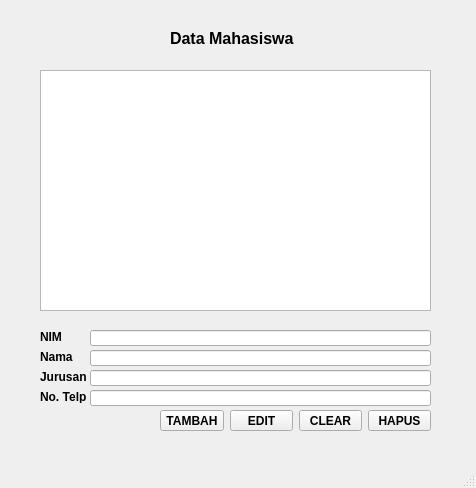
<?xml version="1.0" encoding="UTF-8"?>
<ui version="4.0">
 <class>MainWindow</class>
 <widget class="QMainWindow" name="MainWindow">
  <property name="geometry">
   <rect>
    <x>0</x>
    <y>0</y>
    <width>476</width>
    <height>488</height>
   </rect>
  </property>
  <property name="windowTitle">
   <string>MainWindow</string>
  </property>
  <widget class="QWidget" name="centralwidget">
   <widget class="QLabel" name="dataMhsLb">
    <property name="geometry">
     <rect>
      <x>170</x>
      <y>30</y>
      <width>141</width>
      <height>16</height>
     </rect>
    </property>
    <property name="font">
     <font>
      <pointsize>12</pointsize>
      <weight>75</weight>
      <bold>true</bold>
     </font>
    </property>
    <property name="text">
     <string>Data Mahasiswa</string>
    </property>
   </widget>
   <widget class="QLabel" name="nimLb">
    <property name="geometry">
     <rect>
      <x>40</x>
      <y>330</y>
      <width>47</width>
      <height>13</height>
     </rect>
    </property>
    <property name="font">
     <font>
      <weight>75</weight>
      <bold>true</bold>
     </font>
    </property>
    <property name="text">
     <string>NIM</string>
    </property>
   </widget>
   <widget class="QLabel" name="namaLb">
    <property name="geometry">
     <rect>
      <x>40</x>
      <y>350</y>
      <width>47</width>
      <height>13</height>
     </rect>
    </property>
    <property name="font">
     <font>
      <weight>75</weight>
      <bold>true</bold>
     </font>
    </property>
    <property name="text">
     <string>Nama</string>
    </property>
   </widget>
   <widget class="QLabel" name="jurusanLb">
    <property name="geometry">
     <rect>
      <x>40</x>
      <y>370</y>
      <width>47</width>
      <height>13</height>
     </rect>
    </property>
    <property name="font">
     <font>
      <weight>75</weight>
      <bold>true</bold>
     </font>
    </property>
    <property name="text">
     <string>Jurusan</string>
    </property>
   </widget>
   <widget class="QLabel" name="telpLb">
    <property name="geometry">
     <rect>
      <x>40</x>
      <y>390</y>
      <width>47</width>
      <height>13</height>
     </rect>
    </property>
    <property name="font">
     <font>
      <weight>75</weight>
      <bold>true</bold>
     </font>
    </property>
    <property name="text">
     <string>No. Telp</string>
    </property>
   </widget>
   <widget class="QLineEdit" name="lineEditNim">
    <property name="geometry">
     <rect>
      <x>90</x>
      <y>330</y>
      <width>341</width>
      <height>16</height>
     </rect>
    </property>
   </widget>
   <widget class="QLineEdit" name="lineEditNama">
    <property name="geometry">
     <rect>
      <x>90</x>
      <y>350</y>
      <width>341</width>
      <height>16</height>
     </rect>
    </property>
   </widget>
   <widget class="QLineEdit" name="lineEditJrsn">
    <property name="geometry">
     <rect>
      <x>90</x>
      <y>370</y>
      <width>341</width>
      <height>16</height>
     </rect>
    </property>
   </widget>
   <widget class="QLineEdit" name="lineEdit_5">
    <property name="geometry">
     <rect>
      <x>90</x>
      <y>390</y>
      <width>341</width>
      <height>16</height>
     </rect>
    </property>
   </widget>
   <widget class="QTextEdit" name="textEdit">
    <property name="geometry">
     <rect>
      <x>40</x>
      <y>70</y>
      <width>391</width>
      <height>241</height>
     </rect>
    </property>
   </widget>
   <widget class="QWidget" name="">
    <property name="geometry">
     <rect>
      <x>160</x>
      <y>410</y>
      <width>271</width>
      <height>21</height>
     </rect>
    </property>
    <layout class="QHBoxLayout" name="horizontalLayout">
     <item>
      <widget class="QPushButton" name="tambahBttn">
       <property name="font">
        <font>
         <weight>75</weight>
         <bold>true</bold>
        </font>
       </property>
       <property name="text">
        <string>TAMBAH</string>
       </property>
      </widget>
     </item>
     <item>
      <widget class="QPushButton" name="editBttn">
       <property name="font">
        <font>
         <weight>75</weight>
         <bold>true</bold>
        </font>
       </property>
       <property name="text">
        <string>EDIT</string>
       </property>
      </widget>
     </item>
     <item>
      <widget class="QPushButton" name="clearBttn">
       <property name="font">
        <font>
         <weight>75</weight>
         <bold>true</bold>
        </font>
       </property>
       <property name="text">
        <string>CLEAR</string>
       </property>
      </widget>
     </item>
     <item>
      <widget class="QPushButton" name="hapusBttn">
       <property name="font">
        <font>
         <weight>75</weight>
         <bold>true</bold>
        </font>
       </property>
       <property name="text">
        <string>HAPUS</string>
       </property>
      </widget>
     </item>
    </layout>
   </widget>
  </widget>
  <widget class="QMenuBar" name="menubar">
   <property name="geometry">
    <rect>
     <x>0</x>
     <y>0</y>
     <width>476</width>
     <height>21</height>
    </rect>
   </property>
  </widget>
  <widget class="QStatusBar" name="statusbar"/>
 </widget>
 <resources/>
 <connections/>
</ui>
